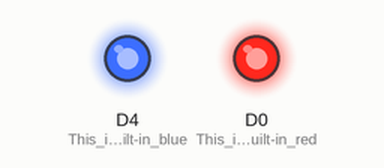
The sketch below on a simulated ESP8266 (NodeMCU). Parts: output pins drawn as LEDs (lit = HIGH). WiFi joins after 1.5 s; servers stay silent unless stated; uploads are accepted with an empty reply; raw I2C reads return 0; what the sketch prints to the serial monitor is not drawn.

Above: at 30.7 s.
At 60.2 s:
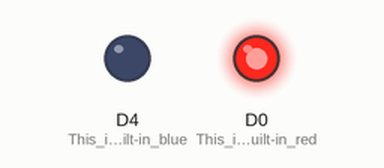
Timing chart, 0 to 79.5 s (numbered marks = the images above):
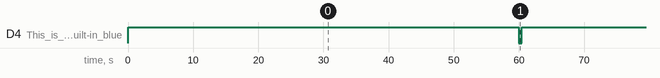

Measured:
- by itself, D4 (This_is_the_built-in_blue): alternates HIGH for 59.6 s and LOW for 0.40 s

The sketch:

garden.ino
```cpp
/**
 * \file garden.ino
 * \brief This is the ESP8266 WiFi module for the garden. It handles communication with the server and managing the planters
 */

#include <ESP8266WiFi.h>
#include <ESP8266HTTPClient.h>
#include <ESP8266WebServer.h>
#include <ArduinoJson.h>

#include <Wire.h>
#include "credentials.h"

#define WIFI_DELAY 500 // time to retry connection in ms
#define SCAN_DELAY 250 // Scanner delay
#define UPDATE_RATE 1000 * 60 // frequency of sending POST request in ms
#define PLANTER1_CHANNEL 0 // i2c channel for planter 1
#define PLANTER2_CHANNEL 1 // i2c channel for planter 2

#define LOCAL_PORT 3001 // Port for WiFi Scanner

#define FULL_TEST 0
#define TEMP_HUMID_TEST 0
#define MOISTURE_TEST 1

// Timers
long lastPostRequest;
long lastScanRequest;

// Clients
WiFiClient client;

// WebServer
ESP8266WebServer server(LOCAL_PORT);

/*
 * \brief Initializes i2c communication with the garden and WiFi connection to the server
 */
void setup() {
  // Initialize timers
  lastPostRequest = 0;
  lastScanRequest = 0;

  // Start i2c communication as master
  Wire.begin();

  // Initialize LED indicators, the logic is inverted on the ESP8266.
  // HIGH is off, LOW is on.
  pinMode(D0, OUTPUT); // This is the built-in red LED
  digitalWrite(D0, HIGH);

  pinMode(D4, OUTPUT); // This is the built-in blue LED
  digitalWrite(D4, HIGH);

  // Start serial communication for debug messages
  Serial.begin(115200);
  Serial.println();

  Serial.println("MAC Address: " + WiFi.macAddress());

  Serial.print("Initializing WiFi connection");

  // Initialize WiFi settings
  WiFi.mode(WIFI_STA);
  WiFi.begin(WIFI_SSID, WIFI_PASS);

  while (WiFi.status() != WL_CONNECTED){
    delay(500);
    Serial.print(".");
  }

  Serial.println("OK!");

  Serial.print("IP Address: ");
  Serial.println(WiFi.localIP());

  // Initialize endpoints
  server.on("/handShake", handleHandShake);

  digitalWrite(D0, LOW);
  server.begin();
}

/**
 * \brief Handles the POST request
 */
void loop() {
  // TODO: Check to see if WiFi is still connected. If not, retry to connect
  long currentMillis = millis();

  // Send POST request to server every update rate
  if (currentMillis - lastPostRequest > UPDATE_RATE) {
    digitalWrite(D4, LOW);
    Serial.println("--Planter 1--");
    postReadings(PLANTER1_CHANNEL, String(SERVER_URI_PLANTER1));
//    Serial.println("--Planter 2--");
//    postReadings(PLANTER2_CHANNEL, String(SERVER_URI_PLANTER2));
    digitalWrite(D4, HIGH);
    lastPostRequest = currentMillis;
  }

  // Handle HTTP requests
  if (currentMillis - lastScanRequest > SCAN_DELAY) {
    digitalWrite(D0, LOW);
    server.handleClient();
    lastScanRequest = currentMillis;
    digitalWrite(D0, HIGH);
  }
}

/**
 * \brief Gets the readings from the garden, prepares POST request, and sends POST request
 */
void postReadings(int channel, String serverURI) {
  // Get the readings from the garden
  String readings = getReadings(channel);
  HTTPClient http;

  // Attempt to connect to the server. If the connection is unsuccessful, return and try again
  if (!client.connect(SERVER, PORT)){
    Serial.println("Connection failed!");
    return;
  }

  Serial.println("Connection success!");
  Serial.print("Sending Planter ");
  Serial.print(channel);
  Serial.print(" POST request...");

  // Build POST request and send
  http.begin(SERVER, PORT, serverURI);
  http.addHeader("Content-Type", "application/json");
  http.POST(readings);
  http.end();

  Serial.println("OK!");
}

/**
 * \brief A helper function that gets the sensor readings and places the data in JSON format
 *
 * @return A string of the JSON Object
 */
String getReadings(int &channel) {
  // Request sensor readings from Aruduino UNO
  Wire.flush();
  Wire.requestFrom(channel, 6);

  #if FULL_TEST
  float temperature = 82.1;
  float humidity = 60.7;
  float moisture = 62.3;
  #elif TEMP_HUMID_TEST
  float temperature = i2cRead();
  float humidity = i2cRead();
  float moisture = 54.4;
  #elif MOISTURE_TEST
  float temperature = 71.8;
  float humidity = 81.2;
  i2cRead();
  i2cRead();
  float moisture = i2cRead();
  #else
  // Get sensor readings from Arduino UNO. The sensor readings are sent in this order:
  // temperature, humidity, and moisture.
  float temperature = i2cRead();
  float humidity = i2cRead();
  float moisture = i2cRead();
  #endif

  // Build JSON Object
  StaticJsonBuffer<200> jsonBuffer;
  JsonObject& root = jsonBuffer.createObject();

  JsonObject& sensorReadings = root.createNestedObject("data");

  // Insert sensor readings to JSON object
  sensorReadings["mac"] = WiFi.macAddress();
  sensorReadings["temperature"] = temperature;
  sensorReadings["humidity"] = humidity;
  sensorReadings["moisture"] = moisture;

  // Prepare JSON Object for POST
  String jsonSensor;
  root.printTo(jsonSensor);
  Serial.println(jsonSensor);

  // Return JSON output
  return jsonSensor;
}

/**
 * \brief A helper function that gets the sensor readings from the garden via i2c
 *
 * i2c sends data a byte at a time and the data type cannot be double or float,
 * so bit and decimal manipulation is needed. It is sent as an int with a length
 * of 2 bytes. The first read is the high byte of the sensor readings. It is
 * shifted 8 bits to the left, and ORed with the next reading. The reading is
 * then reconstructed by dividing 100.0.  The sensor readings are multiplied by
 * 100 from the garden side.
 *
 * @return The float of the sensor reading.
 */
float i2cRead(){
  int toRead = Wire.read();
  toRead = toRead << 8;
  toRead = toRead | Wire.read();

  return toRead / 100.0;
}

/**
 *  \brief A WebServer handler that checks the incoming POST request for valid handshake
 *
 *  This WebServer handler is assigned to the endpoint "/handShake". It will receive a JSON
 *  object containing the key "handShake". The value must match the handshake signature. If
 *  the value matches the handshake, then return a JSON object with validation true and the
 *  MAC address of the WiFi Module. If the value does not match, then return a JSON object with
 *  validation faluse.
 *
 *  @return The server response of the handshake
 */
void handleHandShake() {
  // Build JSON object for receiving POST request
  StaticJsonBuffer<200> request;
  JsonObject &jsonRequest = request.parseObject(server.arg("plain"));

  // Build JSON object for server response
  StaticJsonBuffer<200> response;
  JsonObject &jsonResponse = response.createObject();

  String serverResponse;

  // If the handshake matches the key...
  if (jsonRequest["handShake"] == HANDSHAKE) {
    //...get the MAC address and convert it to a string
    String address = WiFi.macAddress();

    // Insert the data into the JSON object
    jsonResponse["valid"] = true;
    jsonResponse["mac"] = address;

    // Convert the JSON object to a string
    jsonResponse.printTo(serverResponse);
  } else {
    //... otherwise set validation to false
    jsonResponse["valid"] = false;

    jsonResponse.printTo(serverResponse);
  }

  // Send server response
  server.send(200, "application/json", serverResponse);
}
```

credentials.h
```cpp
/**
 * \file credentials.h
 *
 * \brief A file containing all the user credentials
 */

#ifndef credentials_h
#define credentials_h

#define SERVER "Your Server Address"
#define SERVER_URI_PLANTER1 "Your URI for planter 1"
#define SERVER_URI_PLANTER2 "Your URI for planter 2"
#define PORT 80 // Port to your server
#define WIFI_SSID "Your WiFi SSD"
#define WIFI_PASS "Your WiFi Password"
#define HANDSHAKE "Your Handshake Key"

#endif
```
